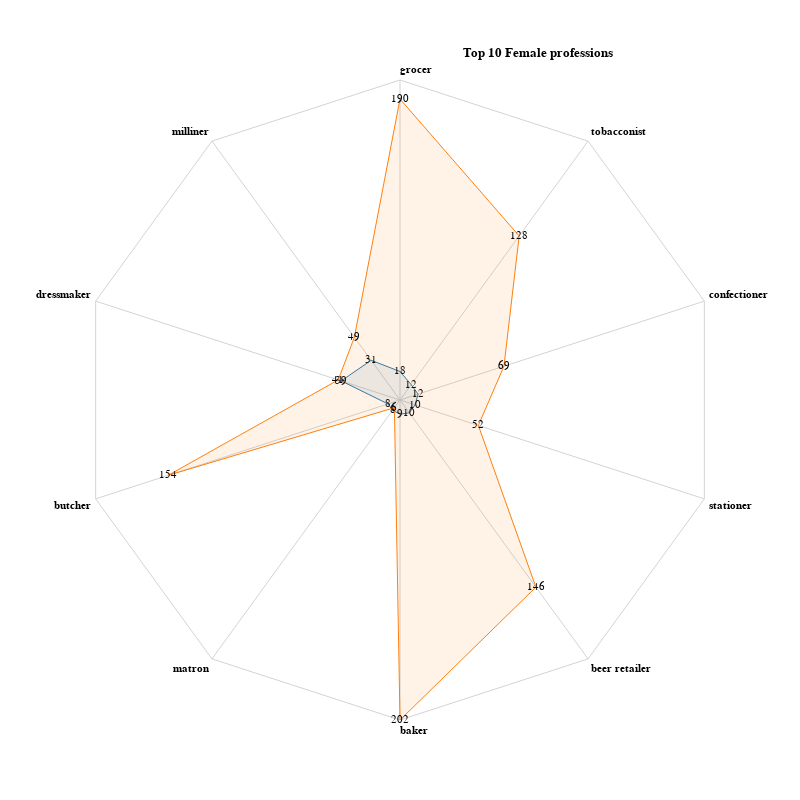

Write a Vega-Lite specification for this figure.
### Vega specification from a JSON file in a GitHub repository (floating-point values rounded to 4 significant figures)
{"$schema": "https://vega.github.io/schema/vega/v5.json", "title": "Top 10 Female professions", "description:": "A radial arm chart, showing the top 10 Female professions, compared with the number of Men working in those same professions.", "width": 800, "height": 800, "padding": 80, "autosize": {"type": "none", "contains": "padding"}, "signals": [{"name": "radius", "update": "width / 2"}], "data": [{"name": "table", "values": [{"key": "dressmaker", "value": 39, "category": 0}, {"key": "milliner", "value": 31, "category": 0}, {"key": "grocer", "value": 18, "category": 0}, {"key": "tobacconist", "value": 12, "category": 0}, {"key": "confectioner", "value": 12, "category": 0}, {"key": "stationer", "value": 10, "category": 0}, {"key": "beer retailer", "value": 10, "category": 0}, {"key": "baker", "value": 9, "category": 0}, {"key": "matron", "value": 8, "category": 0}, {"key": "butcher", "value": 8, "category": 0}, {"key": "dressmaker", "value": 41, "category": 1}, {"key": "milliner", "value": 49, "category": 1}, {"key": "grocer", "value": 190, "category": 1}, {"key": "tobacconist", "value": 128, "category": 1}, {"key": "confectioner", "value": 69, "category": 1}, {"key": "stationer", "value": 52, "category": 1}, {"key": "beer retailer", "value": 146, "category": 1}, {"key": "baker", "value": 202, "category": 1}, {"key": "matron", "value": 6, "category": 1}, {"key": "butcher", "value": 154, "category": 1}]}, {"name": "keys", "source": "table", "transform": [{"type": "aggregate", "groupby": ["key"]}]}], "transform": [{"calculate": "datum.category == 1 ? 'Male' : 'Female'", "as": "legend"}], "scales": [{"name": "angular", "type": "point", "range": {"signal": "[-PI, PI]"}, "padding": 0.5, "domain": {"data": "table", "field": "key"}}, {"name": "radial", "type": "linear", "range": {"signal": "[0, radius]"}, "zero": true, "nice": false, "domain": {"data": "table", "field": "value"}, "domainMin": 0}, {"name": "color", "type": "ordinal", "domain": {"data": "table", "field": "category"}, "range": {"scheme": "category10"}}], "encode": {"enter": {"x": {"signal": "radius"}, "y": {"signal": "radius"}}}, "marks": [{"type": "group", "name": "categories", "zindex": 1, "from": {"facet": {"data": "table", "name": "facet", "groupby": ["category"]}}, "marks": [{"type": "line", "name": "category-line", "from": {"data": "facet"}, "encode": {"enter": {"interpolate": {"value": "linear-closed"}, "x": {"signal": "scale('radial', datum.value) * cos(scale('angular', datum.key))"}, "y": {"signal": "scale('radial', datum.value) * sin(scale('angular', datum.key))"}, "stroke": {"scale": "color", "field": "category"}, "strokeWidth": {"value": 1}, "fill": {"scale": "color", "field": "category"}, "fillOpacity": {"value": 0.1}}}}, {"type": "text", "name": "value-text", "from": {"data": "category-line"}, "encode": {"enter": {"x": {"signal": "datum.x"}, "y": {"signal": "datum.y"}, "text": {"signal": "datum.datum.value"}, "align": {"value": "center"}, "baseline": {"value": "middle"}, "fill": {"value": "black"}}}}]}, {"type": "rule", "name": "radial-grid", "from": {"data": "keys"}, "zindex": 0, "encode": {"enter": {"x": {"value": 0}, "y": {"value": 0}, "x2": {"signal": "radius * cos(scale('angular', datum.key))"}, "y2": {"signal": "radius * sin(scale('angular', datum.key))"}, "stroke": {"value": "lightgray"}, "strokeWidth": {"value": 1}}}}, {"type": "text", "name": "key-label", "from": {"data": "keys"}, "zindex": 1, "encode": {"enter": {"x": {"signal": "(radius + 5) * cos(scale('angular', datum.key))"}, "y": {"signal": "(radius + 5) * sin(scale('angular', datum.key))"}, "text": {"field": "key"}, "align": [{"test": "abs(scale('angular', datum.key)) > PI / 2", "value": "right"}, {"value": "left"}], "baseline": [{"test": "scale('angular', datum.key) > 0", "value": "top"}, {"test": "scale('angular', datum.key) == 0", "value": "middle"}, {"value": "bottom"}], "fill": {"value": "black"}, "fontWeight": {"value": "bold"}}}}, {"type": "line", "name": "outer-line", "from": {"data": "radial-grid"}, "encode": {"enter": {"interpolate": {"value": "linear-closed"}, "x": {"field": "x2"}, "y": {"field": "y2"}, "stroke": {"value": "lightgray"}, "strokeWidth": {"value": 1}}}}], "config": {}}
